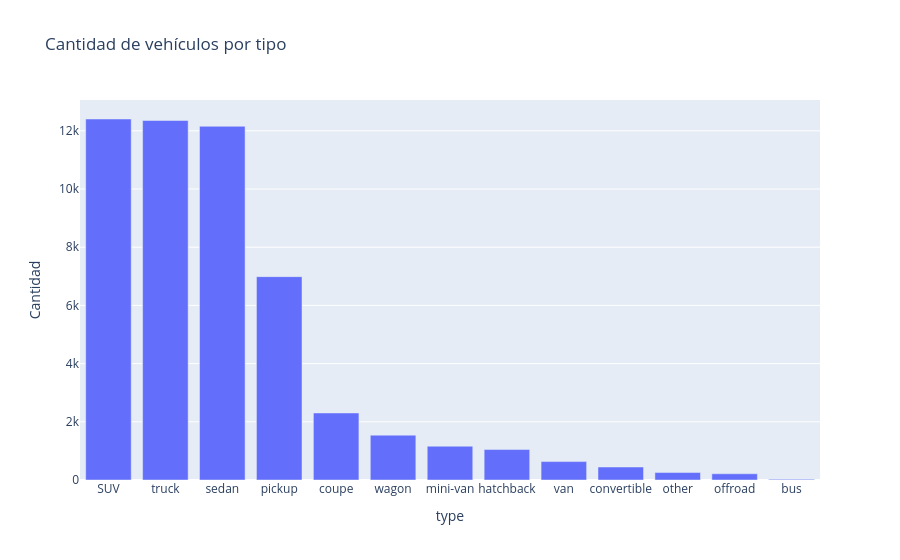

Write notebook code for a chart like this one.
### Markdown cell above
## Número de vehículos por tipo

### Code cell
vc = df['type'].value_counts()

px.bar(vc, x=vc.index, y=vc.values,
       title='Cantidad de vehículos por tipo',
       labels={'x': 'Tipo de vehículo', 'y': 'Cantidad'})

### Figure 1 — Plotly figure (JSON) as saved in the notebook; plotly's stock layout.template omitted (floating-point values rounded to 4 significant figures)
{"data": [{"hovertemplate": "type=%{x}<br>Cantidad=%{y}<extra></extra>", "legendgroup": "", "marker": {"color": "#636efa", "pattern": {"shape": ""}}, "name": "", "orientation": "v", "showlegend": false, "textposition": "auto", "type": "bar", "x": ["SUV", "truck", "sedan", "pickup", "coupe", "wagon", "mini-van", "hatchback", "van", "convertible", "other", "offroad", "bus"], "xaxis": "x", "y": [12405, 12353, 12154, 6988, 2303, 1541, 1161, 1047, 633, 446, 256, 214, 24], "yaxis": "y"}], "layout": {"barmode": "relative", "legend": {"tracegroupgap": 0}, "title": {"text": "Cantidad de vehículos por tipo"}, "xaxis": {"anchor": "y", "domain": [0, 1], "title": {"text": "type"}}, "yaxis": {"anchor": "x", "domain": [0, 1], "title": {"text": "Cantidad"}}}}
